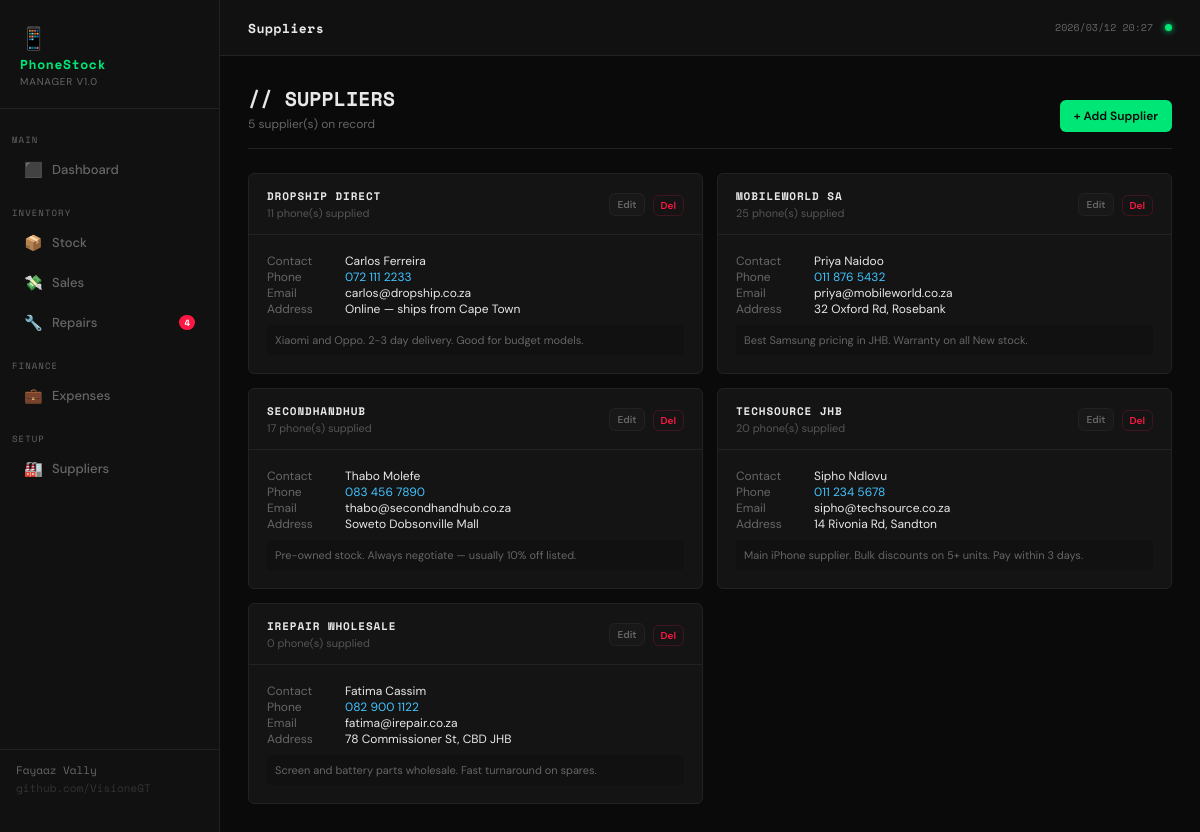
The app's page /suppliers with its own data.
### tables this page shows
CREATE TABLE suppliers (
        id          INTEGER PRIMARY KEY AUTOINCREMENT,
        name        TEXT NOT NULL,
        contact     TEXT,
        phone       TEXT,
        email       TEXT,
        address     TEXT,
        notes       TEXT,
        created_at  TEXT DEFAULT (date('now'))
    );

### app.py (the view)
@app.route("/suppliers")
def suppliers_page():
    conn = db()
    sup_list = rows(conn, """
        SELECT s.*, COUNT(st.id) phone_count
        FROM suppliers s LEFT JOIN stock st ON s.id=st.supplier_id
        GROUP BY s.id ORDER BY s.name
    """)
    conn.close()
    return render_template("suppliers.html", suppliers=sup_list)

### app.py (called while the page is built)
def db():
    conn = sqlite3.connect(DB_PATH)
    conn.row_factory = sqlite3.Row
    conn.execute("PRAGMA foreign_keys=ON")
    return conn

def rows(conn, sql, params=()):
    return [dict(r) for r in conn.execute(sql, params).fetchall()]

def one(conn, sql, params=()):
    r = conn.execute(sql, params).fetchone()
    return dict(r) if r else None

@app.context_processor
def inject_repair_badge():
    try:
        conn = db()
        count = one(conn, "SELECT COUNT(*) c FROM repairs WHERE status IN ('Pending','In Progress')")["c"]
        conn.close()
        return dict(repair_badge=count if count > 0 else None)
    except Exception:
        return dict(repair_badge=None)

### templates/suppliers.html (shortened to what this page needs)
{% extends "base.html" %}
{% block page_name %}Suppliers{% endblock %}
{% block content %}
<div class="page-header">
  <div>
    <div class="page-title">// SUPPLIERS</div>
    <div class="page-sub">{{ suppliers|length }} supplier(s) on record</div>
  </div>
  <button class="btn btn-primary" onclick="openModal('addSupModal')">+ Add Supplier</button>
</div>
<div style="display:grid;grid-template-columns:repeat(auto-fill,minmax(300px,1fr));gap:14px;">
  {% for s in suppliers %}
  <div class="card">
    <div class="card-header">
      <div>
        <div class="card-title">{{ s.name }}</div>
        <div style="font-size:11px;color:#555;margin-top:2px;">{{ s.phone_count }} phone(s) supplied</div>
      </div>
      <div class="flex gap-2">
        <button class="btn btn-ghost btn-xs" onclick="loadEditSup({{ s.id }})">Edit</button>
        <form method="POST" action="/suppliers/delete/{{ s.id }}"
          onsubmit="return confirm('Delete supplier?')">
          <button type="submit" class="btn btn-danger btn-xs">Del</button>
        </form>
      </div>
    </div>
    <div class="card-body" style="font-size:12px;">
      {% if s.contact %}
      <div class="flex gap-2 mb-1">
        <span class="text-muted" style="width:70px;">Contact</span>
        <span>{{ s.contact }}</span>
      </div>{% endif %}
      {% if s.phone %}
      <div class="flex gap-2 mb-1">
        <span class="text-muted" style="width:70px;">Phone</span>
        <span class="mono" style="color:#40c4ff;">{{ s.phone }}</span>
      </div>{% endif %}
      {% if s.email %}
      <div class="flex gap-2 mb-1">
        <span class="text-muted" style="width:70px;">Email</span>
        <span>{{ s.email }}</span>
      </div>{% endif %}
      {% if s.address %}
      <div class="flex gap-2 mb-1">
        <span class="text-muted" style="width:70px;">Address</span>
        <span>{{ s.address }}</span>
      </div>{% endif %}
      {% if s.notes %}
      <div style="margin-top:8px;padding:8px;background:var(--bg2);border-radius:4px;color:#666;font-size:11px;">
        {{ s.notes }}
      </div>{% endif %}
    </div>
  </div>
  {% else %}
  <div class="empty-state" style="grid-column:1/-1">
    <div class="empty-icon">🏭</div>No suppliers yet. Add your first supplier above.
  </div>
  {% endfor %}
</div>
{% endblock %}

### static/css/style.css (style rules this page uses)
:root { --bg: #0a0a0a; --bg2: #111111; --bg3: #181818; --card: #141414; --border: #222222; --green: #00e676; --green-dim: #00c853; --green-glow:#00e67633; --green-bg: #00e67610; --red: #ff1744; --amber: #ffab00; --blue: #40c4ff; --text: #e8e8e8; --muted: #666666; --muted2: #444444; --mono: 'Space Mono', monospace; --sans: 'DM Sans', sans-serif; --radius: 6px; --shadow: 0 4px 24px rgba(0,0,0,0.6); }
*, *::before, *::after { box-sizing: border-box; margin: 0; padding: 0; }
body { font-family: var(--sans); background: var(--bg); color: var(--text); min-height: 100vh; display: flex; }
.page-header { display: flex; align-items: flex-end; justify-content: space-between; margin-bottom: 24px; padding-bottom: 16px; border-bottom: 1px solid var(--border); }
.page-title { font-family: var(--mono); font-size: 20px; font-weight: 700; color: var(--text); }
.page-sub { font-size: 12px; color: var(--muted); margin-top: 3px; }
.card { background: var(--card); border: 1px solid var(--border); border-radius: var(--radius); overflow: hidden; }
.card-header { padding: 14px 18px; border-bottom: 1px solid var(--border); display: flex; align-items: center; justify-content: space-between; }
.card-title { font-family: var(--mono); font-size: 11px; font-weight: 700; color: var(--text); text-transform: uppercase; letter-spacing: 0.08em; }
.card-body { padding: 18px; }
.btn { display: inline-flex; align-items: center; gap: 6px; padding: 8px 14px; border-radius: var(--radius); font-size: 12px; font-weight: 600; cursor: pointer; border: none; text-decoration: none; transition: all 0.15s; font-family: var(--sans); white-space: nowrap; }
.btn-primary { background: var(--green); color: var(--bg); }
.btn-ghost { background: var(--bg3); color: var(--muted); border: 1px solid var(--border); }
.btn-danger { background: transparent; color: var(--red); border: 1px solid #ff174430; }
.btn-xs { padding: 3px 7px; font-size: 10px; }
.flex { display: flex; }
.gap-2 { gap: 8px; }
.text-muted { color: var(--muted); }

### records on screen
suppliers: name "DROPSHIP DIRECT", phone_count "11", contact "Carlos Ferreira", phone "072 111 2233", email "carlos@dropship.co.za", address "Online — ships from Cape Town", notes "Xiaomi and Oppo. 2-3 day delivery. Good for budget models."
suppliers: name "MOBILEWORLD SA", phone_count "25", contact "Priya Naidoo", phone "011 876 5432", email "priya@mobileworld.co.za", address "32 Oxford Rd, Rosebank", notes "Best Samsung pricing in JHB. Warranty on all New stock."
suppliers: name "SECONDHANDHUB", phone_count "17", contact "Thabo Molefe", phone "083 456 7890", email "thabo@secondhandhub.co.za", address "Soweto Dobsonville Mall", notes "Pre-owned stock. Always negotiate — usually 10% off listed."
suppliers: name "TECHSOURCE JHB", phone_count "20", contact "Sipho Ndlovu", phone "011 234 5678", email "sipho@techsource.co.za", address "14 Rivonia Rd, Sandton", notes "Main iPhone supplier. Bulk discounts on 5+ units. Pay within 3 days."
suppliers: name "IREPAIR WHOLESALE", phone_count "0", contact "Fatima Cassim", phone "082 900 1122", email "fatima@irepair.co.za", address "78 Commissioner St, CBD JHB", notes "Screen and battery parts wholesale. Fast turnaround on spares."

### other values on screen
{{ repair_badge }} "4"
{{ suppliers|length }} "5"
